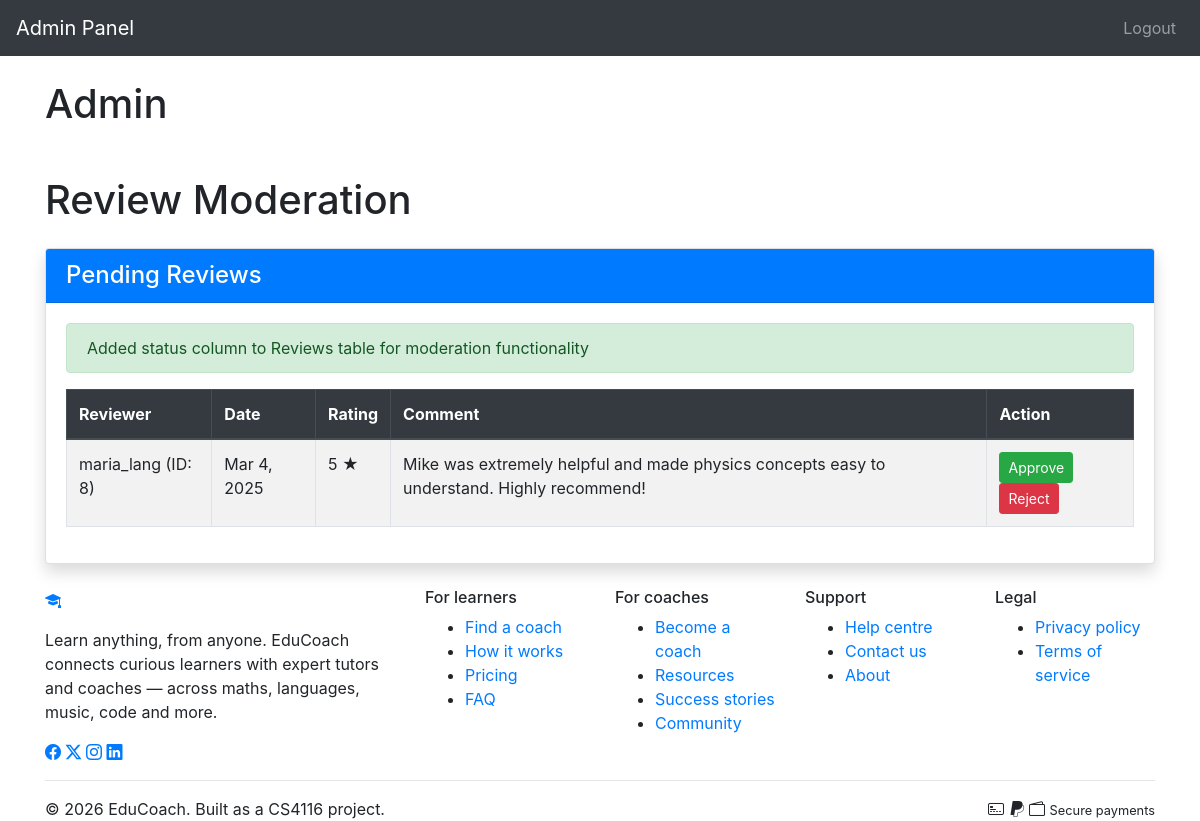
Page /pages/review-moderation.php (signed in) on the committed database.
### tables this page shows
CREATE TABLE IF NOT EXISTS Reviews (
    review_id INT PRIMARY KEY AUTO_INCREMENT,
    session_id INT,
    user_id INT,
    coach_id INT,
    rating TINYINT NOT NULL CHECK (rating BETWEEN 1 AND 5),
    comment TEXT,
    created_at TIMESTAMP DEFAULT CURRENT_TIMESTAMP
);

CREATE TABLE IF NOT EXISTS Users (
    user_id INT PRIMARY KEY AUTO_INCREMENT,
    username VARCHAR(50) NOT NULL,
    email VARCHAR(100) NOT NULL UNIQUE,
    password_hash VARCHAR(255) NOT NULL,
    user_type ENUM('regular', 'business', 'admin') DEFAULT 'regular',
    profile_image VARCHAR(255),
    bio TEXT,
    created_at TIMESTAMP DEFAULT CURRENT_TIMESTAMP,
    is_banned BOOLEAN DEFAULT FALSE,
    reset_token VARCHAR(64) DEFAULT NULL,
    reset_expires DATETIME DEFAULT NULL,
    last_login DATETIME DEFAULT NULL
);

### pages/review-moderation.php (the view, shortened to what this page needs)
<?php
require __DIR__ . '/../includes/db_connection.php';
require __DIR__ . '/../includes/auth_functions.php';
$success = '';
try {
    $columnsQuery = $pdo->query("SHOW COLUMNS FROM Reviews LIKE 'status'");
    $statusColumnExists = $columnsQuery->rowCount() > 0;
    if ($statusColumnExists) {
        $stmt = $pdo->prepare("SELECT r.review_id, r.user_id, r.coach_id, r.comment, r.rating, r.created_at,
                                u.username as reviewer_name, c.user_id as coach_user_id
                              FROM Reviews r
                              JOIN Users u ON r.user_id = u.user_id
                              JOIN Coaches c ON r.coach_id = c.coach_id
                              WHERE r.status = 'pending' OR r.status IS NULL
                              ORDER BY r.created_at DESC");
    } else {
        $stmt = $pdo->prepare("SELECT r.review_id, r.user_id, r.coach_id, r.comment, r.rating, r.created_at,
                                u.username as reviewer_name, c.user_id as coach_user_id
                              FROM Reviews r
                              JOIN Users u ON r.user_id = u.user_id
                              JOIN Coaches c ON r.coach_id = c.coach_id
                              ORDER BY r.created_at DESC");
    }
    $stmt->execute();
    $reviews = $stmt->fetchAll(PDO::FETCH_ASSOC);
    if (!$statusColumnExists) {
        try {
            $success = "Added status column to Reviews table for moderation functionality";
        } catch (PDOException $e) {
            $error = "Failed to add status column: " . $e->getMessage();
        }
    }
} catch (PDOException $e) {
    $error = 'Database error: ' . $e->getMessage();
}
include __DIR__ . '/../includes/admin-header.php';
?>
<div class="container mt-5">
    <div class="row">
        <div class="col-md-12">
            <h1 class="mb-4">Review Moderation</h1>
        </div>
    </div>
    <div class="row">
        <div class="col-md-12">
            <div class="card shadow mb-4">
                <div class="card-header bg-primary text-white">
                    <h4 class="mb-0">Pending Reviews</h4>
                </div>
                <div class="card-body">
                    <?php if ($success): ?>
                        <div class="alert alert-success"><?= htmlspecialchars($success) ?></div>
                    <?php endif; ?>
                    <table class="table table-striped table-bordered">
                        <thead class="thead-dark">
                            <tr>
                                <th>Reviewer</th>
                                <th>Date</th>
                                <th>Rating</th>
                                <th>Comment</th>
                                <th>Action</th>
                            </tr>
                        </thead>
                        <tbody>
                            <?php
                            if (count($reviews) > 0) {
                                foreach ($reviews as $review) {
                                    echo "<tr>";
                                    echo "<td>" . htmlspecialchars($review['reviewer_name']) . " (ID: " . $review['user_id'] . ")</td>";
                                    echo "<td>" . date('M j, Y', strtotime($review['created_at'])) . "</td>";
                                    echo "<td>" . htmlspecialchars($review['rating']) . " ★</td>";
                                    echo "<td>" . htmlspecialchars($review['comment']) . "</td>";
                                    echo "<td>
                                        <form method='post' action='moderationlogic.php'>
                                            <input type='hidden' name='review_id' value='" . $review['review_id'] . "'>
                                            <button type='submit' name='action' value='approve' class='btn btn-sm btn-success'>Approve</button>
                                            <button type='submit' name='action' value='reject' class='btn btn-sm btn-danger'>Reject</button>
                                        </form>
                                    </td>";
                                    echo "</tr>";
                                }
                            } else {
                                echo "<tr><td colspan='5'>No pending reviews found</td></tr>";
                            }
                            ?>
                        </tbody>
                    </table>
                </div>
            </div>
        </div>
    </div>
</div>
<?php include __DIR__ . '/../includes/footer.php'; ?>

### rows in the picture
reviews: user.username "maria_lang", user "8", created_at "Mar 4, 2025", rating "5", comment "Mike was extremely helpful and made physics concepts easy to understand. Highly recommend!"

### other values in the picture
$success "Added status column to Reviews table for moderation functionality"
